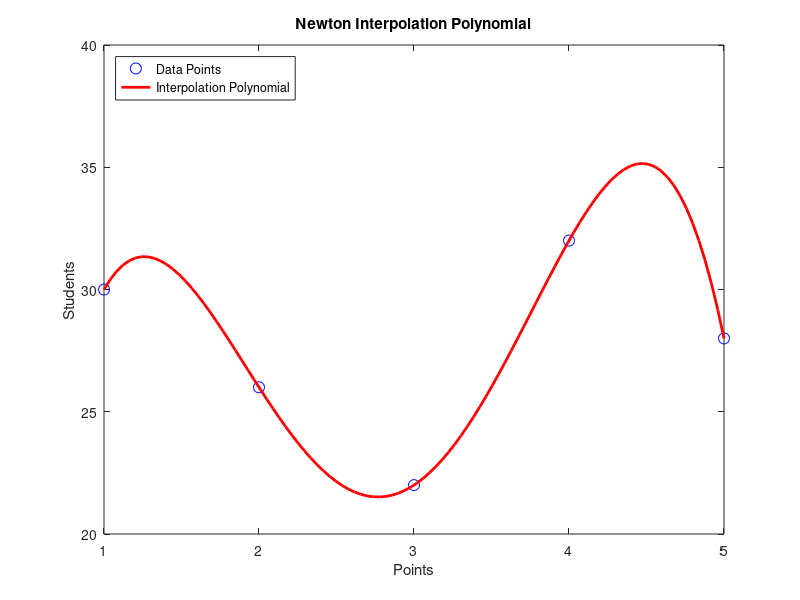

Write MATLAB code to recreate this figure.
% 1.
% % Given data
% x = [1.2, 1.6, 2, 2.4, 3.1, 4];
% lg_x = [0.07918, 0.20412, 0.30103, 0.38021, 0.49136, 0.60206];
% 
% % Points to interpolate
% x_interpolate = [2.5, 3.26];
% 
% % Calculate divided differences
% n = length(x);
% F = zeros(n, n);
% F(:,1) = lg_x';
% 
% for j = 2:n
%     for i = j:n
%         F(i,j) = (F(i,j-1) - F(i-1,j-1)) / (x(i) - x(i-j+1));
%     end
% end
% 
% % Compute the interpolated values
% lg_interpolated = zeros(size(x_interpolate));
% for k = 1:length(x_interpolate)
%     sum = F(1,1);
%     for i = 2:n
%         prod = 1;
%         for j = 1:i-1
%             prod = prod * (x_interpolate(k) - x(j));
%         end
%         sum = sum + F(i,i) * prod;
%     end
%     lg_interpolated(k) = sum;
% end
% 
% % Display the interpolated values and compare with given values
% disp('Interpolated values:');
% disp(['lg(2.5) = ', num2str(lg_interpolated(1))]);
% disp(['lg(3.26) = ', num2str(lg_interpolated(2))]);
% 
% % Compare with given values
% lg_given = [0.39794, 0.5132176];
% error = abs(lg_interpolated - lg_given);
% disp('Absolute errors:');
% disp(['Error for lg(2.5) = ', num2str(error(1))]);
% disp(['Error for lg(3.26) = ', num2str(error(2))]);
% 
% % Evaluate the interpolation polynomial for plotting
% t_values = linspace(min(x), max(x), 100);
% lg_values = zeros(size(t_values));
% for k = 1:length(t_values)
%     t = t_values(k);
%     poly_newton = F(1,1);
%     for i = 2:n
%         prod = 1;
%         for j = 1:i-1
%             prod = prod * (t - x(j));
%         end
%         poly_newton = poly_newton + F(i,i) * prod;
%     end
%     lg_values(k) = poly_newton;
% end
% 
% % Plot the data points and the interpolation polynomial
% figure;
% hold on;
% plot(x, lg_x, 'ro', 'MarkerSize', 8); % Data points
% plot(t_values, lg_values, 'b-', 'LineWidth', 1.5); % Interpolation polynomial
% xlabel('x');
% ylabel('lg(x)');
% title('Newton Interpolation Polynomial');
% legend('Data Points', 'Interpolation Polynomial');
% grid on;
% hold off;
% 
% % Define the Newton interpolation polynomial function
% N_mf = @(x) F(1,1);
% for i = 2:n
%     prod = 1;
%     for j = 1:i-1
%         prod = prod .* (x - x(j));
%     end
%     N_mf = @(x) N_mf(x) + F(i,i) * prod;
% end
% 
% % Define f(y) = lg(y)
% f_y = @(y) log10(y);
% 
% % Estimate the maximum interpolation error
% max_error = 0;
% for i = 10:30
%     y_i = i / 10;
%     lg_y_i = f_y(y_i);
%     N_mf_x_i = N_mf(y_i);
%     error = abs(lg_y_i - N_mf_x_i);
%     if error > max_error
%         max_error = error;
%     end
% end
% 
% disp(['Maximum interpolation error: ', num2str(max_error)]);

% 2.
% Given data
Points = [1 2 3 4 5];
Students = [30 26 22 32 28];
x = Points; % x-coordinates
y = Students; % y-coordinates
n = length(x);

% Calculate the divided differences
F = zeros(n, n); % Initialize the divided differences table
F(:,1) = y'; % Assign the first column to be the y-coordinates

for j = 2:n
    for i = j:n
        F(i, j) = (F(i, j - 1) - F(i - 1, j - 1)) / (x(i) - x(i - j + 1));
    end
end

% Evaluate Newton interpolation polynomial at a point
x_eval = 3.5; % Point to evaluate
y_eval = F(1,1); % Initialize the result with the first term of the polynomial

for j = 2:n
    term = F(j,j);
    for i = 1:j-1
        term = term * (x_eval - x(i));
    end
    y_eval = y_eval + term;
end

% Display the approximate number of students
fprintf('Approximate number of students expected to obtain 3.5 points: %f\n', y_eval);

% Plot the data points
plot(x, y, 'bo', 'MarkerSize', 8);
hold on;

% Plot the Newton interpolation polynomial
xx = linspace(min(x), max(x), 100); % Generate points for smooth curve
yy = zeros(size(xx));
for k = 1:length(xx)
    % Evaluate the polynomial at each point
    yy(k) = F(1,1);
    for j = 2:n
        term = F(j,j);
        for i = 1:j-1
            term = term * (xx(k) - x(i));
        end
        yy(k) = yy(k) + term;
    end
end
plot(xx, yy, 'r-', 'LineWidth', 2);

% Add labels and legend
xlabel('Points');
ylabel('Students');
title('Newton Interpolation Polynomial');
legend('Data Points', 'Interpolation Polynomial', 'Location', 'northwest');

hold off;

% 3.
% % Define the function f(x) = e^cos(x)
% f = @(x) exp(cos(x));
% 
% % Generate 15 equidistant interpolation points in [0, 5]
% n = 15;
% x_interpolation = linspace(0, 5, n);
% 
% % Calculate corresponding y-values for interpolation points
% y_interpolation = f(x_interpolation);
% 
% % Calculate divided differences
% F = divided_diff(x_interpolation, y_interpolation);
% 
% % Plot the function f(x)
% x = linspace(0, 5, 1000);
% y = f(x);
% plot(x, y, 'b-', 'LineWidth', 2);
% hold on;
% 
% % Plot the interpolation points
% plot(x_interpolation, y_interpolation, 'ro', 'MarkerSize', 8);
% 
% % Plot the Newton interpolation polynomial
% xx = linspace(0, 5, 1000);
% yy = newton_interpolation(xx, x_interpolation, F);
% plot(xx, yy, 'g--', 'LineWidth', 2);
% 
% % Add labels and legend
% xlabel('x');
% ylabel('f(x)');
% title({'Newton Interpolation Polynomial for f(x) = e^(cos(x))'});
% legend('f(x)', 'Interpolation Points', 'Newton Interpolation Polynomial', 'Location', 'best');
% 
% hold off;
% 
% % Function to calculate divided differences
% function F = divided_diff(x, y)
%     n = length(x);
%     F = zeros(n, n); % Initialize the divided differences table
%     F(:,1) = y'; % Assign the first column to be the y-coordinates
% 
%     for j = 2:n
%         for i = j:n
%             F(i, j) = (F(i, j - 1) - F(i - 1, j - 1)) / (x(i) - x(i - j + 1));
%         end
%     end
% end
% 
% % Function to calculate Newton interpolation polynomial
% function yy = newton_interpolation(xx, x, F)
%     n = length(x);
%     yy = zeros(size(xx));
% 
%     for k = 1:length(xx)
%         % Evaluate the polynomial at each point
%         yy(k) = F(1, 1);
%         for j = 2:n
%             term = F(j, j);
%             for i = 1:j-1
%                 term = term * (xx(k) - x(i));
%             end
%             yy(k) = yy(k) + term;
%         end
%     end
% end

% 4.
% % Define the function for which we want to find the root
% f = @(x) x ^ 2 - 178;
% 
% % Initial guess
% x0 = 10;
% 
% % Desired precision
% epsilon = 10^(-3);
% 
% % Aitken algorithm
% x1 = f(x0);
% x2 = f(x1);
% x_approx = x0 - ((x1 - x0) ^ 2) / (x2 - 2 * x1 + x0);
% 
% % Iterative process
% while abs(x_approx - x0) >= epsilon
%     x0 = x_approx;
%     x1 = f(x0);
%     x2 = f(x1);
%     x_approx = x0 - ((x1 - x0) ^ 2) / (x2 - 2 * x1 + x0);
% end
% 
% % Display the result
% fprintf('Approximate value of sqrt(178) using Aitken algorithm: %f\n', x_approx);

% 5.
% % Define the functions
% f = @(x) 5.^x; % f(x) = 5^x
% g = @(x) sqrt(x); % g(x) = sqrt(x)
% 
% % Define the intervals and number of nodes
% nodes_f = linspace(-2, 2, 5); % Nodes for f(x)
% nodes_g = linspace(1, 5, 5); % Nodes for g(x)
% 
% % Define the target value
% target_value = sqrt(5);
% 
% % Neville's algorithm function
% neville = @(x, x_nodes, y_nodes) neville_interpolation(x, x_nodes, y_nodes);
% 
% % Approximate sqrt(5) using Neville's algorithm for f(x) = 5^x
% approx_f = neville(1/2, nodes_f, f(nodes_f));
% 
% % Approximate sqrt(5) using Neville's algorithm for g(x) = sqrt(x)
% approx_g = neville(5, nodes_g, g(nodes_g));
% 
% % Display the results
% fprintf('Approximation of sqrt(5) using f(x) = 5^x: %f\n', approx_f);
% fprintf('Approximation of sqrt(5) using g(x) = sqrt(x): %f\n', approx_g);
% 
% % Neville's algorithm function
% function y_interpolated = neville_interpolation(x, x_nodes, y_nodes)
%     n = length(x_nodes);
%     Q = zeros(n, n);
% 
%     % Fill the first column with y_nodes
%     Q(:,1) = y_nodes;
% 
%     % Neville's algorithm
%     for i = 2:n
%         for j = 2:i
%             Q(i,j) = ((x - x_nodes(i - j + 1)) * Q(i, j - 1) - (x - x_nodes(i)) * Q(i - 1, j - 1)) / (x_nodes(i) - x_nodes(i - j + 1));
%         end
%     end
% 
%     % The interpolated value is the value at the last row and last column
%     y_interpolated = Q(n,n);
% end
